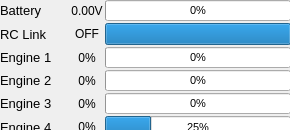
<?xml version="1.0" encoding="UTF-8"?>
<ui version="4.0">
 <class>SystemStatus</class>
 <widget class="QWidget" name="SystemStatus">
  <property name="geometry">
   <rect>
    <x>0</x>
    <y>0</y>
    <width>290</width>
    <height>130</height>
   </rect>
  </property>
  <property name="windowTitle">
   <string>Form</string>
  </property>
  <widget class="QWidget" name="gridLayoutWidget">
   <property name="geometry">
    <rect>
     <x>0</x>
     <y>0</y>
     <width>291</width>
     <height>186</height>
    </rect>
   </property>
   <layout class="QGridLayout" name="gridLayout">
    <property name="spacing">
     <number>2</number>
    </property>
    <item row="0" column="1">
     <widget class="QLabel" name="voltagelbl">
      <property name="text">
       <string>0.00V</string>
      </property>
      <property name="alignment">
       <set>Qt::AlignCenter</set>
      </property>
     </widget>
    </item>
    <item row="0" column="0">
     <widget class="QLabel" name="label">
      <property name="font">
       <font>
        <pointsize>10</pointsize>
       </font>
      </property>
      <property name="text">
       <string>Battery</string>
      </property>
     </widget>
    </item>
    <item row="0" column="2">
     <widget class="QProgressBar" name="voltageprgbar">
      <property name="sizePolicy">
       <sizepolicy hsizetype="MinimumExpanding" vsizetype="MinimumExpanding">
        <horstretch>0</horstretch>
        <verstretch>0</verstretch>
       </sizepolicy>
      </property>
      <property name="font">
       <font>
        <pointsize>8</pointsize>
       </font>
      </property>
      <property name="value">
       <number>0</number>
      </property>
      <property name="textVisible">
       <bool>true</bool>
      </property>
      <property name="format">
       <string notr="true">%p%</string>
      </property>
     </widget>
    </item>
    <item row="1" column="0">
     <widget class="QLabel" name="label_3">
      <property name="font">
       <font>
        <pointsize>10</pointsize>
       </font>
      </property>
      <property name="text">
       <string>RC Link</string>
      </property>
     </widget>
    </item>
    <item row="2" column="0">
     <widget class="QLabel" name="label_2">
      <property name="font">
       <font>
        <pointsize>10</pointsize>
       </font>
      </property>
      <property name="text">
       <string>Engine 1</string>
      </property>
     </widget>
    </item>
    <item row="2" column="2">
     <widget class="QProgressBar" name="eng1prgbar">
      <property name="sizePolicy">
       <sizepolicy hsizetype="MinimumExpanding" vsizetype="MinimumExpanding">
        <horstretch>0</horstretch>
        <verstretch>0</verstretch>
       </sizepolicy>
      </property>
      <property name="font">
       <font>
        <pointsize>8</pointsize>
       </font>
      </property>
      <property name="autoFillBackground">
       <bool>false</bool>
      </property>
      <property name="value">
       <number>0</number>
      </property>
      <property name="textVisible">
       <bool>true</bool>
      </property>
      <property name="invertedAppearance">
       <bool>false</bool>
      </property>
      <property name="textDirection">
       <enum>QProgressBar::BottomToTop</enum>
      </property>
      <property name="format">
       <string>%p%</string>
      </property>
     </widget>
    </item>
    <item row="4" column="0">
     <widget class="QLabel" name="label_4">
      <property name="font">
       <font>
        <pointsize>10</pointsize>
       </font>
      </property>
      <property name="text">
       <string>Engine 3</string>
      </property>
     </widget>
    </item>
    <item row="3" column="0">
     <widget class="QLabel" name="label_5">
      <property name="font">
       <font>
        <pointsize>10</pointsize>
       </font>
      </property>
      <property name="text">
       <string>Engine 2</string>
      </property>
     </widget>
    </item>
    <item row="3" column="2">
     <widget class="QProgressBar" name="eng2prgbar">
      <property name="sizePolicy">
       <sizepolicy hsizetype="MinimumExpanding" vsizetype="MinimumExpanding">
        <horstretch>0</horstretch>
        <verstretch>0</verstretch>
       </sizepolicy>
      </property>
      <property name="font">
       <font>
        <pointsize>8</pointsize>
       </font>
      </property>
      <property name="value">
       <number>0</number>
      </property>
      <property name="textVisible">
       <bool>true</bool>
      </property>
     </widget>
    </item>
    <item row="4" column="2">
     <widget class="QProgressBar" name="eng3prgbar">
      <property name="sizePolicy">
       <sizepolicy hsizetype="MinimumExpanding" vsizetype="MinimumExpanding">
        <horstretch>0</horstretch>
        <verstretch>0</verstretch>
       </sizepolicy>
      </property>
      <property name="font">
       <font>
        <pointsize>8</pointsize>
       </font>
      </property>
      <property name="value">
       <number>0</number>
      </property>
      <property name="textVisible">
       <bool>true</bool>
      </property>
     </widget>
    </item>
    <item row="5" column="0">
     <widget class="QLabel" name="label_6">
      <property name="font">
       <font>
        <pointsize>10</pointsize>
       </font>
      </property>
      <property name="text">
       <string>Engine 4</string>
      </property>
     </widget>
    </item>
    <item row="5" column="2">
     <widget class="QProgressBar" name="eng4prgbar">
      <property name="sizePolicy">
       <sizepolicy hsizetype="MinimumExpanding" vsizetype="MinimumExpanding">
        <horstretch>0</horstretch>
        <verstretch>0</verstretch>
       </sizepolicy>
      </property>
      <property name="font">
       <font>
        <pointsize>8</pointsize>
        <weight>50</weight>
        <bold>false</bold>
       </font>
      </property>
      <property name="maximum">
       <number>100</number>
      </property>
      <property name="value">
       <number>25</number>
      </property>
      <property name="textVisible">
       <bool>true</bool>
      </property>
      <property name="format">
       <string>%p%</string>
      </property>
     </widget>
    </item>
    <item row="7" column="2">
     <widget class="QLCDNumber" name="fcUptimeLcd">
      <property name="sizePolicy">
       <sizepolicy hsizetype="MinimumExpanding" vsizetype="MinimumExpanding">
        <horstretch>0</horstretch>
        <verstretch>0</verstretch>
       </sizepolicy>
      </property>
      <property name="font">
       <font>
        <pointsize>8</pointsize>
       </font>
      </property>
      <property name="layoutDirection">
       <enum>Qt::LeftToRight</enum>
      </property>
      <property name="autoFillBackground">
       <bool>false</bool>
      </property>
      <property name="frameShape">
       <enum>QFrame::NoFrame</enum>
      </property>
      <property name="frameShadow">
       <enum>QFrame::Plain</enum>
      </property>
      <property name="smallDecimalPoint">
       <bool>false</bool>
      </property>
      <property name="numDigits">
       <number>8</number>
      </property>
      <property name="mode">
       <enum>QLCDNumber::Dec</enum>
      </property>
      <property name="segmentStyle">
       <enum>QLCDNumber::Flat</enum>
      </property>
     </widget>
    </item>
    <item row="7" column="0">
     <widget class="QLabel" name="label_9">
      <property name="font">
       <font>
        <pointsize>10</pointsize>
       </font>
      </property>
      <property name="text">
       <string>FC Uptime</string>
      </property>
     </widget>
    </item>
    <item row="1" column="2">
     <widget class="QProgressBar" name="rclinkprgbar">
      <property name="sizePolicy">
       <sizepolicy hsizetype="MinimumExpanding" vsizetype="MinimumExpanding">
        <horstretch>0</horstretch>
        <verstretch>0</verstretch>
       </sizepolicy>
      </property>
      <property name="font">
       <font>
        <pointsize>8</pointsize>
       </font>
      </property>
      <property name="minimum">
       <number>0</number>
      </property>
      <property name="maximum">
       <number>1</number>
      </property>
      <property name="value">
       <number>1</number>
      </property>
      <property name="textVisible">
       <bool>false</bool>
      </property>
      <property name="invertedAppearance">
       <bool>false</bool>
      </property>
      <property name="format">
       <string>%p%</string>
      </property>
     </widget>
    </item>
    <item row="1" column="1">
     <widget class="QLabel" name="rclbl">
      <property name="text">
       <string>OFF</string>
      </property>
      <property name="alignment">
       <set>Qt::AlignCenter</set>
      </property>
     </widget>
    </item>
    <item row="2" column="1">
     <widget class="QLabel" name="eng1lbl">
      <property name="text">
       <string>0%</string>
      </property>
      <property name="alignment">
       <set>Qt::AlignCenter</set>
      </property>
     </widget>
    </item>
    <item row="6" column="0">
     <widget class="QLabel" name="label_11">
      <property name="font">
       <font>
        <pointsize>10</pointsize>
       </font>
      </property>
      <property name="text">
       <string>CPU Usage</string>
      </property>
     </widget>
    </item>
    <item row="6" column="2">
     <widget class="QProgressBar" name="fcCPUprgbar">
      <property name="sizePolicy">
       <sizepolicy hsizetype="MinimumExpanding" vsizetype="MinimumExpanding">
        <horstretch>0</horstretch>
        <verstretch>0</verstretch>
       </sizepolicy>
      </property>
      <property name="font">
       <font>
        <pointsize>8</pointsize>
       </font>
      </property>
      <property name="value">
       <number>0</number>
      </property>
      <property name="textVisible">
       <bool>true</bool>
      </property>
     </widget>
    </item>
    <item row="3" column="1">
     <widget class="QLabel" name="eng2lbl">
      <property name="text">
       <string>0%</string>
      </property>
      <property name="alignment">
       <set>Qt::AlignCenter</set>
      </property>
     </widget>
    </item>
    <item row="4" column="1">
     <widget class="QLabel" name="eng3lbl">
      <property name="text">
       <string>0%</string>
      </property>
      <property name="alignment">
       <set>Qt::AlignCenter</set>
      </property>
     </widget>
    </item>
    <item row="5" column="1">
     <widget class="QLabel" name="eng4lbl">
      <property name="text">
       <string>0%</string>
      </property>
      <property name="alignment">
       <set>Qt::AlignCenter</set>
      </property>
     </widget>
    </item>
    <item row="6" column="1">
     <widget class="QLabel" name="fcCPUlbl">
      <property name="text">
       <string>0%</string>
      </property>
      <property name="alignment">
       <set>Qt::AlignCenter</set>
      </property>
     </widget>
    </item>
   </layout>
  </widget>
 </widget>
 <resources/>
 <connections/>
</ui>
